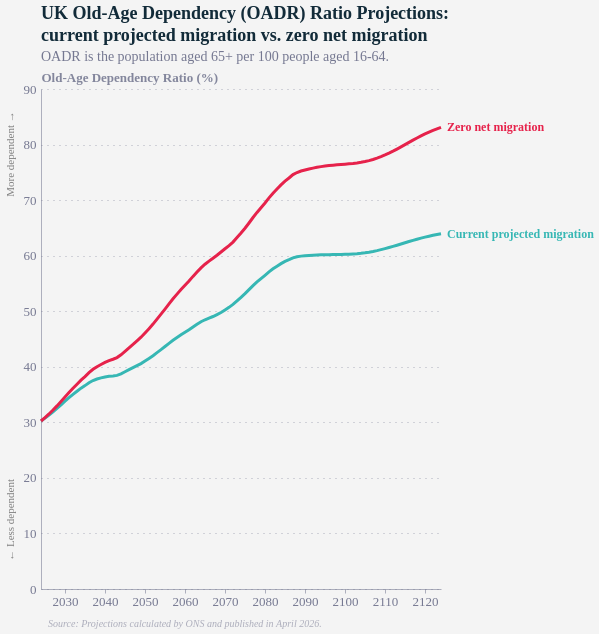

The cell this chart's notebook holds for it:
### Code cell
chart2

### Figure 1 — Vega-Lite specification as saved in the notebook (floating-point values rounded to 4 significant figures; data arrays with more than 128 entries replaced by an {"elided": "..."} marker saying what was removed)
{"config": {"font": "Circular Std", "background": "#f4f4f4", "text": {"color": "#676A86", "align": "left", "baseline": "middle", "dx": 7, "dy": 0, "fontSize": 12}, "view": {"stroke": null, "continuousWidth": 420, "continuousHeight": 340, "discreteWidth": 420, "discreteHeight": 340}, "range": {"category": ["#36B7B4", "#E6224B", "#F4C245", "#0063AF", "#00A767", "#179FDB", "#EB5C2E", "#5C267B", "#122B39"], "diverging": ["#E6224B", "#E54753", "#C9C9C9", "#179FDB", "#122B39"], "heatmap": ["#C9C9C9", "#179FDB", "#0063AF", "#122B39"], "ordinal": ["#00A767", "#36B7B4", "#179FDB", "#0063AF", "#243B5A"]}, "bar": {"color": "#179fdb"}, "line": {"color": "#e6224b", "strokeWidth": 3}, "rule": {"color": "#676A86"}, "area": {"opacity": 0.3}, "point": {"filled": true, "size": 90, "color": "#e6224b", "opacity": 0.95}, "geoshape": {"stroke": "#f4f4f4", "strokeWidth": 0.3}, "rect": {"fill": "#d6d4d4", "opacity": 0.3}, "axis": {"labelColor": "#676A86", "labelFontSize": 13, "labelFont": "Circular Std", "labelOpacity": 0.9, "tickColor": "#676A86", "tickOpacity": 0.5, "domainColor": "#676A86", "domainOpacity": 0.5, "gridColor": "#676A86", "gridDash": [2, 2], "gridOpacity": 0.5, "title": null, "titleColor": "#676A86", "titleFontSize": 13, "titleOpacity": 0.8, "tickSize": 4}, "axisXDiscrete": {"grid": false, "labelAngle": 0, "tickCount": 10, "tickOpacity": 0.5, "title": null}, "axisYDiscrete": {"ticks": false, "labelPadding": 5}, "axisXTemporal": {"grid": false, "ticks": true}, "axisXQuantitative": {"grid": false}, "axisYQuantitative": {"gridColor": "#676A86", "gridDash": [1, 5], "gridOpacity": 0.5, "ticks": false, "labelPadding": 5, "tickCount": 8, "titleAngle": 0, "titleAlign": "left", "titleBaseline": "bottom", "titleX": 0, "titleY": -5}, "title": {"color": "#122b39", "subtitleColor": "#676A86E6", "font": "Circular Std", "subtitleFont": "Circular Std", "anchor": "start", "fontSize": 18, "fontWeight": "bold", "lineHeight": 22, "subtitleFontSize": 14, "subtitlePadding": 5, "offset": 12, "frame": "group"}, "legend": {"titleColor": "#122b39", "title": null, "labelColor": "#122b39", "labelFontSize": 13}}, "layer": [{"layer": [{"data": {"name": "data-0e873c7d1abefd5e04f7142b19b8eb7f"}, "mark": {"type": "text", "align": "center", "angle": 270, "baseline": "middle", "color": "gray", "dx": -60, "dy": -30, "fontSize": 11}, "encoding": {"text": {"field": "text", "type": "nominal"}, "x": {"field": "x", "scale": {"domain": ["2024", "2124"]}, "type": "temporal"}, "y": {"field": "y", "type": "quantitative"}}}, {"data": {"name": "data-0a78d20d4e7ad9db59e87c1a3903ef64"}, "mark": {"type": "line", "strokeWidth": 3}, "encoding": {"color": {"field": "Variant", "legend": null, "type": "nominal"}, "tooltip": [{"field": "Time", "type": "nominal"}, {"field": "Value", "type": "quantitative"}, {"field": "Variant", "type": "nominal"}], "x": {"field": "Time", "scale": {"domain": ["2024", "2124"]}, "title": null, "type": "temporal"}, "y": {"field": "Value", "title": "Old-Age Dependency Ratio (%)", "type": "quantitative"}}}, {"data": {"name": "data-68f8bc2d61e48f9db59e5da54227bb0a"}, "mark": {"type": "text", "align": "left", "baseline": "middle", "dx": 6, "fontSize": 12, "fontWeight": "bold"}, "encoding": {"color": {"field": "Variant", "legend": null, "type": "nominal"}, "text": {"field": "Variant", "type": "nominal"}, "x": {"field": "Time", "scale": {"domain": ["2024", "2124"]}, "type": "temporal"}, "y": {"field": "Value", "type": "quantitative"}}}], "title": {"text": ["UK Old-Age Dependency (OADR) Ratio Projections:", "current projected migration vs. zero net migration"], "offset": 7, "subtitle": "OADR is the population aged 65+ per 100 people aged 16-64. "}}, {"data": {"name": "data-4e096b96057461b97b9b89b05fd72f13"}, "mark": {"type": "text", "align": "left", "baseline": "top", "color": "#676A8680", "fontSize": 10, "fontStyle": "italic", "lineBreak": "\n", "yOffset": 30}, "encoding": {"text": {"field": "_source", "type": "nominal"}, "x": {"value": 0}, "y": {"value": "height"}}}], "height": 500, "width": 400, "$schema": "https://vega.github.io/schema/vega-lite/v6.4.1.json", "datasets": {"data-0e873c7d1abefd5e04f7142b19b8eb7f": [{"x": "2024", "y": 89.1, "text": "More dependent →"}, {"x": "2024", "y": 23.24, "text": "← Less dependent"}], "data-0a78d20d4e7ad9db59e87c1a3903ef64": {"elided": "202 records"}, "data-68f8bc2d61e48f9db59e5da54227bb0a": [{"Time": "2124", "Value": 63.94, "Variant": "Current projected migration"}, {"Time": "2124", "Value": 83.1, "Variant": "Zero net migration"}], "data-4e096b96057461b97b9b89b05fd72f13": [{"_source": "Source: Projections calculated by ONS and published in April 2026."}]}}
